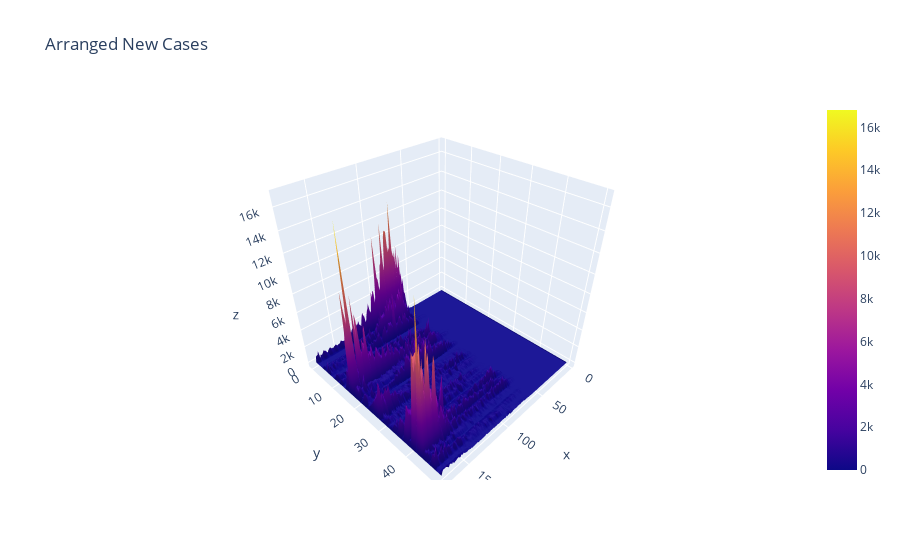

The code cell stored with this chart in its notebook:
### Code cell
covid = pd.read_csv('/Users/jenzyy/Documents/GitHub/Randomized-SVD/data/covid data/covid_new_cases_arranged.csv')
fig = go.Figure(data=[go.Surface(z=covid.values)])
fig.update_layout(title='Arranged New Cases',autosize=True)
fig.show()

### Figure 1 — Plotly figure (JSON) as saved in the notebook; plotly's stock layout.template omitted (floating-point values rounded to 4 significant figures; data arrays with more than 128 entries replaced by an {"elided": "..."} marker saying what was removed)
{"data": [{"type": "surface", "z": {"elided": "51x176 mixed values"}}], "layout": {"autosize": true, "title": {"text": "Arranged New Cases"}}}
